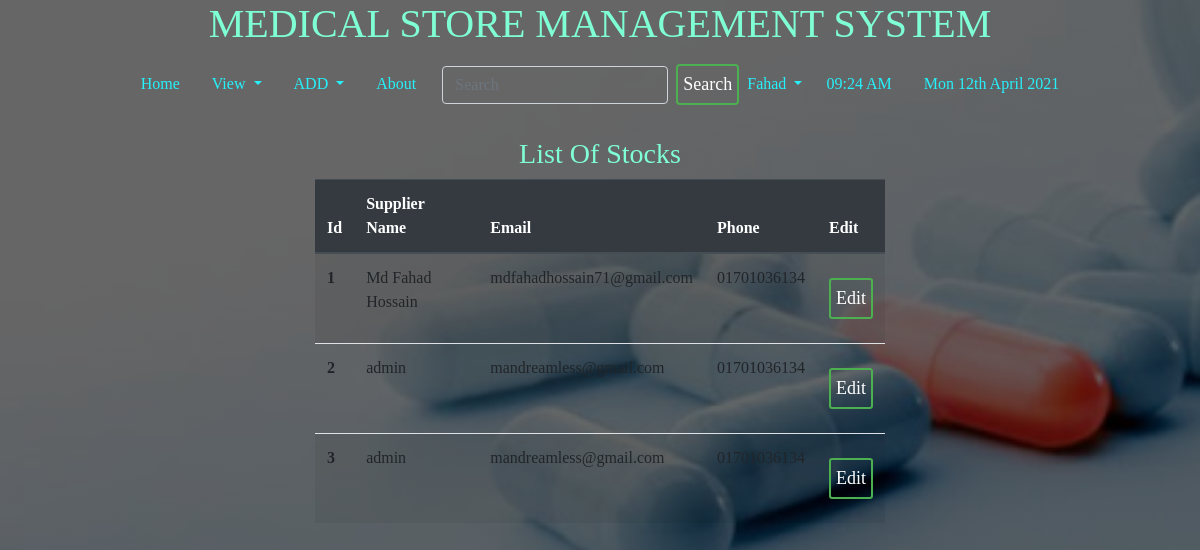
Page /suppliers/ (signed in) on the committed database.
### home/models.py (models this page shows, shortened)
class Supplier(models.Model):
    name = models.CharField(max_length=200)
    phone=models.CharField(max_length=17,default='')
    email=models.EmailField(default='')

### home/views.py (the view)
# urls.py: path('suppliers/', SupplierListView.as_view(), name='supplier-list'),
class SupplierListView(generic.ListView):
    model = Supplier
    template_name = 'home/supplier_list.html'
    context_object_name = 'supplier'
    queryset = Supplier.objects.all().order_by('name')

### templates/home/supplier_list.html
{% extends 'basic.html' %}
{% block body %}
{% load static %}
{% load crispy_forms_tags %}
{% if user.is_authenticated %}
<div class="col-md-6 offset-md-3">
 <h3 class="text-center">List Of Stocks</h3>
<table class="table table-striped">
  <thead class="thead-dark">
    <tr>
      <th scope="col">Id</th>
      <th scope="col">Supplier Name</th>
      <th scope="col">Email</th>
      <th scope="col">Phone</th>
      <th scope="col">Edit</th>
    </tr>
  </thead>
  <tbody>
  {% for p in supplier %}
    <tr>
      <th scope="row">{{p.id}}</th>
      <td>{{p.name}}</td>
      <td>{{p.email}}</td>
      <td>{{p.phone}}</td>
      <td><a href="/supedit/{{p.id}}/"><button class="btn btn-primary btn-sm">Edit</button></a></td>
       </tr>
    {% endfor %}
  </tbody>
</table>
</div>
{% else %}
<h2>Please Log in to Create a Post</h2>
{% endif %}
{% endblock body %}

### templates/basic.html (shortened to what this page needs)
<!DOCTYPE html>
<html lang="en">
<head>
    <link rel="stylesheet" href="https://stackpath.bootstrapcdn.com/bootstrap/4.2.1/css/bootstrap.min.css"
 />
    {% load static %}
    <link href="{% static 'css/style.css'  %}" rel="stylesheet" />
</head>
<body style="
      background: linear-gradient(rgba(0, 0, 0, 0.6), rgba(0, 0, 0, 0.6)),
        url('/static/images/map1.jpg');
      background-size: cover;
      background-attachment: fixed;
      background-position: top;
    ">
    <h1 class="text-center"> MEDICAL STORE MANAGEMENT SYSTEM</h1>
    <nav class="navbar navbar-expand-lg navbar-light" style="background: none; color: white; text-color: white">
        <div class="collapse navbar-collapse" id="navbarSupportedContent">
            <ul class="nav justify-content-center">
                <li class="nav-item {% block blogactive %} {% endblock blogactive %}">
                    <a class="nav-link" href="/">Home</a>
                </li>
                <li class="nav-item dropdown">
                    <a class="nav-link dropdown-toggle" href="#" id="navbarDropdown" role="button"
                        data-toggle="dropdown" aria-haspopup="true" aria-expanded="false">
                        View
                    </a>
                </li>
                <li class="nav-item dropdown">
                    <a class="nav-link dropdown-toggle" href="#" id="navbarDropdown" role="button"
                        data-toggle="dropdown" aria-haspopup="true" aria-expanded="false">
                        ADD
                    </a>
                </li>
                <li class="nav-item {% block aboutactive %} {% endblock aboutactive %}">
                    <a class="nav-link" href="/about/">About</a>
                </li>
                {% if user.is_authenticated %}
                <ul class="navbar-nav">
                    <form method="post" action="/search/" class="form-inline my-2 my-lg-0">
                        <li>
                            <input class="form-control mr-sm-2" style="background: none; color: white" type="search"
                                placeholder="Search" aria-label="Search" name="q" id="q" />
                        </li>
                        <li>
                            <button class="btn btn-outline-dark my-2 my-sm-0" type="submit">
                                Search
                            </button>
                        </li>
                    </form>
                    <li class="nav-item dropdown">
                        <a class="nav-link dropdown-toggle" href="#" id="navbarDropdown" role="button"
                            data-toggle="dropdown" aria-haspopup="true" aria-expanded="false">
                            {{request.user}}
                        </a>
                    </li>
                </ul>
                {% else %}
                <li class="nav-item {% block login %} {% endblock login %}">
                    <a class="nav-link" href="{% url 'home:login' %}">Login</a>
                </li>
                {% endif %}
                <li class="nav-item">
                    <a class="nav-link" href="">{% now "h:i A" as current_time %} {{ current_time|center:"150" }}</a>
                </li>
                <li class="nav-item">
                    <a class="nav-link" href="">{% now "D jS F Y" %}</a>
                </li>
            </ul>
        </div>
    </nav>
    <br />
    {% block body %} {% endblock %} {% block js %} {% endblock %}
</body>
</html>

### static/css/style.css (style rules this page uses)
body { margin: 0; padding: 0; font-family: sens-serif; height: 100vh; }
.nav ,.collapse { width:100%; }
.navbar .nav .nav-item .nav-link:link, .navbar .nav .nav-item .nav-link:visited { color: #26f1fb; text-align: center; }
* { padding: 0; margin: 0; border-radius: border-box; }
input { width: 100%; border: none; outline: none; background: none; color: white; float: left; margin: 0 10px; font-size: 18px; }
.btn { width: auto; background: none; border: 2px solid #4caf50; color: white; padding: 5px; font-size: 18px; cursor: pointer; margin: 12px 0; }
.col-md-6 a { background: none; color: white; font-size: 18px; cursor: pointer; }
.col-md-6, .col-md-7, .col-md-8, .col-md-9, .col-md-10 { background: none; color: white; }
h1, h2, h3, h4, h5, h6 { background: none; color: aquamarine; }

### rows in the picture
Supplier: id "1", name "Md Fahad Hossain", email "mdfahadhossain71@gmail.com", phone "01701036134"
Supplier: id "2", name "admin", email "mandreamless@gmail.com", phone "01701036134"
Supplier: id "3", name "admin", email "mandreamless@gmail.com", phone "01701036134"

### other values in the picture
{{ request.user }} "Fahad"
{{ current_time|center:"150" }} "09:24 AM"
